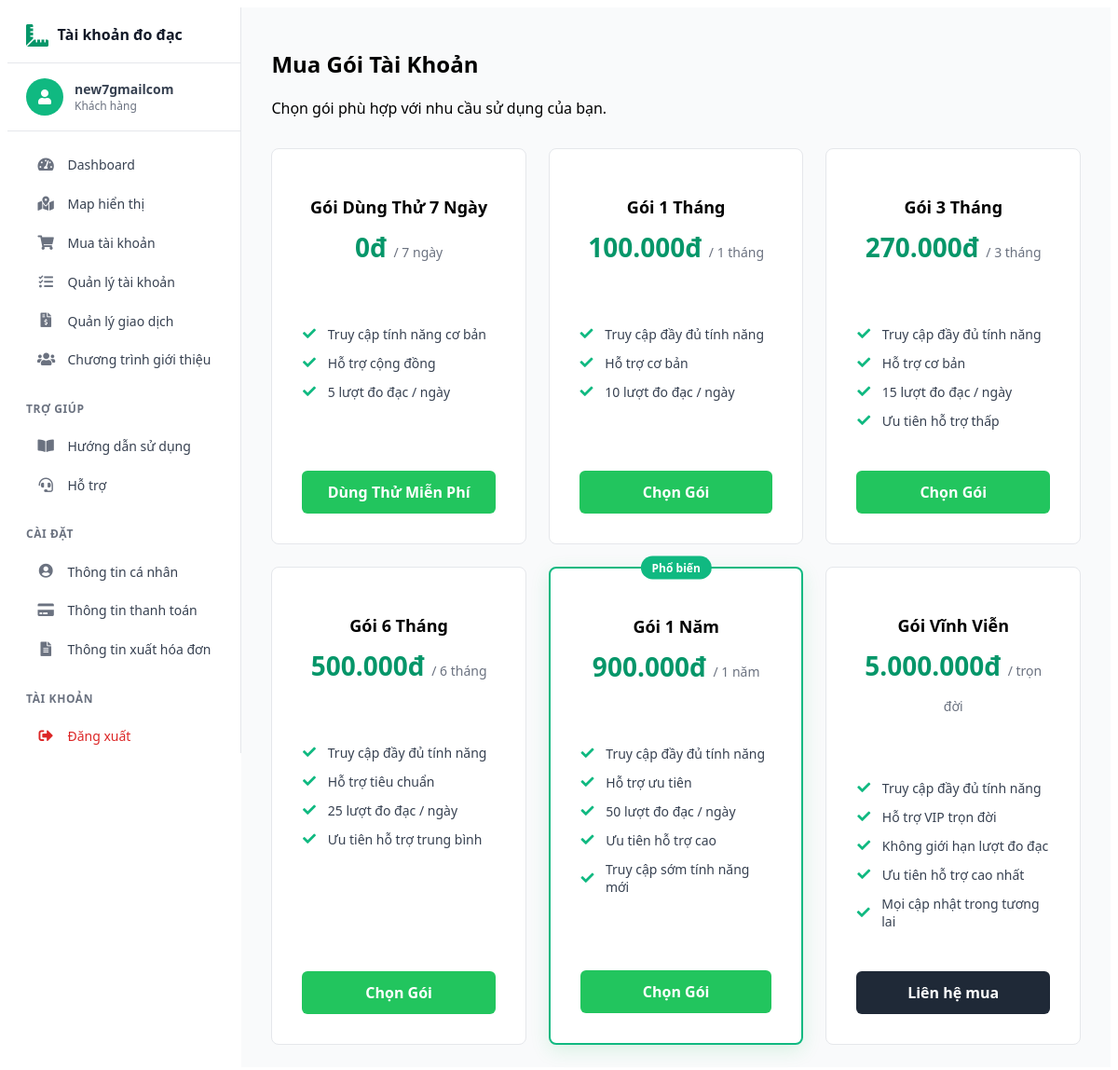
/test.php (signed in), run on the app's committed database.
### tables this page shows
CREATE TABLE `package` (
  `id` int NOT NULL,
  `package_id` varchar(50) NOT NULL,
  `name` varchar(150) NOT NULL,
  `price` decimal(15,2) NOT NULL,
  `duration_text` varchar(100) NOT NULL,
  `features_json` text,
  `is_recommended` tinyint(1) NOT NULL DEFAULT '0',
  `button_text` varchar(100) NOT NULL DEFAULT 'Chọn Gói',
  `savings_text` varchar(100) DEFAULT NULL,
  `is_active` tinyint(1) NOT NULL DEFAULT '1',
  `display_order` int NOT NULL DEFAULT '0',
  `created_at` datetime DEFAULT CURRENT_TIMESTAMP,
  `updated_at` datetime DEFAULT NULL ON UPDATE CURRENT_TIMESTAMP
);

### test.php (the view, shortened to what this page needs)
<?php
$project_root_path = dirname(dirname(dirname(__DIR__)));
$db = new Database();
$conn = $db->connect();
$all_packages = [];
try {
    $stmt = $conn->prepare("SELECT package_id, name, price, duration_text, features_json, is_recommended, button_text, savings_text FROM package WHERE is_active = 1 ORDER BY display_order ASC");
    $stmt->execute();
    $all_packages = $stmt->fetchAll(PDO::FETCH_ASSOC);
} catch (PDOException $e) {
    error_log("Error fetching packages in packages.php: " . $e->getMessage());
}
include $project_root_path . '/private/includes/header.php';
?>
<div class="dashboard-wrapper">
    <?php include $project_root_path . '/private/includes/sidebar.php'; ?>
    <main class="content-wrapper">
        <h2 class="text-2xl font-semibold mb-4">Mua Gói Tài Khoản</h2>
        <p class="text-gray-600 mb-6">Chọn gói phù hợp với nhu cầu sử dụng của bạn.</p>
        <div class="packages-grid">
            <?php if (empty($all_packages)): ?>
                <p class="text-center text-gray-500 col-span-full">Hiện tại không có gói dịch vụ nào.</p>
            <?php else: ?>
                <?php foreach ($all_packages as $package): ?>
                    <?php
                        $features = json_decode($package['features_json'], true);
                        $card_classes = 'package-card';
                        if ($package['is_recommended']) {
                            $card_classes .= ' recommended';
                        }
                        $details_url = $base_path . '/pages/purchase/details.php?package=' . htmlspecialchars($package['package_id']);
                        $button_classes = 'btn-select-package';
                        $is_contact_button = ($package['button_text'] === 'Liên hệ mua');
                        if ($is_contact_button) {
                             $button_classes .= ' contact';
                        }
                    ?>
                    <div class="<?php echo $card_classes; ?>">
                        <?php if ($package['is_recommended']): ?>
                            <div class="recommended-badge">Phổ biến</div>
                        <?php endif; ?>
                        <h3><?php echo htmlspecialchars($package['name']); ?></h3>
                        <div class="package-price">
                            <?php echo number_format($package['price'], 0, ',', '.'); ?>đ
                            <span class="duration"><?php echo htmlspecialchars($package['duration_text']); ?></span>
                        </div>
                        <span class="package-savings">
                        </span>
                        <ul class="package-features">
                            <?php foreach ($features as $feature): ?>
                                <li>
                                    <i class="fas <?php echo htmlspecialchars($feature['icon']); ?>" aria-hidden="true"></i>
                                    <span><?php echo htmlspecialchars($feature['text']); ?></span>
                                </li>
                            <?php endforeach; ?>
                        </ul>
                        <a href="<?php echo $details_url; ?>" class="<?php echo $button_classes; ?>">
                            <?php echo htmlspecialchars($package['button_text']); ?>
                        </a>
                    </div>
                <?php endforeach; ?>
            <?php endif; ?>
        </div>
    </main>
</div>
<?php
include $project_root_path . '/private/includes/footer.php';
?>

### public/assets/css/layouts/sidebar.css (style rules this page uses)
:root { --sidebar-width-min: 220px; --sidebar-width-max: 300px; --sidebar-bg: white; --sidebar-border-color: var(--gray-200, #e5e7eb); --sidebar-text-color: var(--gray-700, #374151); --sidebar-text-secondary-color: var(--gray-500, #6b7280); --sidebar-icon-size: 1.1em; --sidebar-font-base: var(--font-size-sm, 0.875rem); --sidebar-font-logo: var(--font-size-base, 1rem); --sidebar-font-user-name: var(--font-size-sm, 0.875rem); --sidebar-font-user-role: var(--font-size-xs, 0.75rem); --sidebar-font-nav-title: var(--font-size-xs, 0.75rem); --sidebar-nav-item-padding-x: 1rem; --sidebar-nav-item-padding-y: 0.65rem; --primary-50: #ecfdf5; --primary-500: #10b981; --primary-600: #059669; --primary-700: #047857; --gray-50: #f9fafb; --gray-100: #f3f4f6; --gray-200: #e5e7eb; --gray-300: #d1d5db; --gray-400: #9ca3af; --gray-500: #6b7280; --gray-700: #374151; --gray-900: #111827; --badge-red-text: #dc2626; --badge-red-bg: #fee2e2; --badge-red-darker: #b91c1c; --font-normal: 400; --font-medium: 500; --font-semibold: 600; --font-bold: 700; --rounded-md: 0.375rem; --rounded-lg: 0.5rem; --rounded-full: 9999px; --font-size-xs: 0.75rem; --font-size-sm: 0.875rem; --font-size-base: 1rem; --font-size-lg: 1.125rem; --font-size-xl: 1.25rem; }
.dashboard-wrapper { display: grid; grid-template-columns: auto 1fr; min-height: 100vh; transition: grid-template-columns 0.3s ease-in-out; }
.content-wrapper { min-height: 100vh; padding: 1.5rem 2rem; background-color: var(--gray-50); box-sizing: border-box; }

### private/includes/header.php (style rules this page uses)
body { font-family: 'Segoe UI', Tahoma, Geneva, Verdana, sans-serif; }

### test.php (style rules this page uses)
.packages-grid { display: grid; grid-template-columns: repeat(auto-fit, minmax(260px, 1fr)); gap: 1.5rem; margin-top: 2rem; }
.package-card { background-color: white; border: 1px solid var(--gray-200); border-radius: var(--rounded-lg); padding: 2rem; display: flex; flex-direction: column; text-align: center; transition: transform 0.2s ease, box-shadow 0.2s ease; }
.package-card h3 { font-size: var(--font-size-lg); font-weight: var(--font-semibold); color: var(--gray-800); margin-bottom: 0.75rem; }
.package-price { font-size: 1.75rem; font-weight: var(--font-bold); color: var(--primary-600); margin-bottom: 0.5rem; }
.package-price .duration { font-size: var(--font-size-sm); font-weight: var(--font-normal); color: var(--gray-500); }
.package-savings { font-size: var(--font-size-xs); color: var(--primary-600); margin-bottom: 1.5rem; display: block; min-height: 1.2em; }
.package-features { list-style: none; padding: 0; margin-bottom: 2rem; text-align: left; }
.package-features li { display: flex; align-items: center; gap: 0.75rem; margin-bottom: 0.75rem; color: var(--gray-700); font-size: var(--font-size-sm); }
.package-features li i { width: 1.1em; text-align: center; }
.package-features li i.fa-check { color: var(--primary-500); }
.btn-select-package { display: inline-block; width: 100%; padding: 0.75rem 1.5rem; background-color: var(--green-500, #22c55e); color: white; border: none; border-radius: var(--rounded-md); font-weight: var(--font-semibold); text-decoration: none; transition: background-color 0.2s ease; cursor: pointer; margin-top: auto; box-sizing: border-box; }
.btn-select-package.contact { background-color: var(--gray-800, #1f2937); color: white; }
.package-card.recommended { border-color: var(--primary-500); border-width: 2px; position: relative; box-shadow: 0 6px 20px rgba(34, 197, 94, 0.15); }
.recommended-badge { position: absolute; top: -1px; left: 50%; transform: translateX(-50%) translateY(-50%); background-color: var(--primary-500); color: white; padding: 0.25rem 0.75rem; border-radius: var(--rounded-full); font-size: var(--font-size-xs); font-weight: var(--font-semibold); z-index: 1; }

### data on the page
package: name "Gói Dùng Thử 7 Ngày", price "0", duration_text "/ 7 ngày", text "Truy cập tính năng cơ bản", text "Hỗ trợ cộng đồng", text "5 lượt đo đạc / ngày", button_text "Dùng Thử Miễn Phí"
package: name "Gói 1 Tháng", price "100.000", duration_text "/ 1 tháng", text "Truy cập đầy đủ tính năng", text "Hỗ trợ cơ bản", text "10 lượt đo đạc / ngày", button_text "Chọn Gói"
package: name "Gói 3 Tháng", price "270.000", duration_text "/ 3 tháng", text "Truy cập đầy đủ tính năng", text "Hỗ trợ cơ bản", text "15 lượt đo đạc / ngày", text "Ưu tiên hỗ trợ thấp", button_text "Chọn Gói"
package: name "Gói 6 Tháng", price "500.000", duration_text "/ 6 tháng", text "Truy cập đầy đủ tính năng", text "Hỗ trợ tiêu chuẩn", text "25 lượt đo đạc / ngày", text "Ưu tiên hỗ trợ trung bình", button_text "Chọn Gói"
package: is_recommended "Phổ biến", name "Gói 1 Năm", price "900.000", duration_text "/ 1 năm", text "Truy cập đầy đủ tính năng", text "Hỗ trợ ưu tiên", text "50 lượt đo đạc / ngày", text "Ưu tiên hỗ trợ cao", text "Truy cập sớm tính năng mới", button_text "Chọn Gói"
package: name "Gói Vĩnh Viễn", price "5.000.000", duration_text "/ trọn đời", text "Truy cập đầy đủ tính năng", text "Hỗ trợ VIP trọn đời", text "Không giới hạn lượt đo đạc", text "Ưu tiên hỗ trợ cao nhất", text "Mọi cập nhật trong tương lai", button_text "Liên hệ mua"

### other printed values
$user_username "new7gmailcom"
$item['label'] "Dashboard"
$item['label'] "Map hiển thị"
$item['label'] "Mua tài khoản"
$item['label'] "Quản lý tài khoản"
$item['label'] "Quản lý giao dịch"
$item['label'] "Chương trình giới thiệu"
$item['label'] "TRỢ GIÚP"
$item['label'] "Hướng dẫn sử dụng"
$item['label'] "Hỗ trợ"
$item['label'] "CÀI ĐẶT"
$item['label'] "Thông tin cá nhân"
$item['label'] "Thông tin thanh toán"
$item['label'] "Thông tin xuất hóa đơn"
$item['label'] "TÀI KHOẢN"
